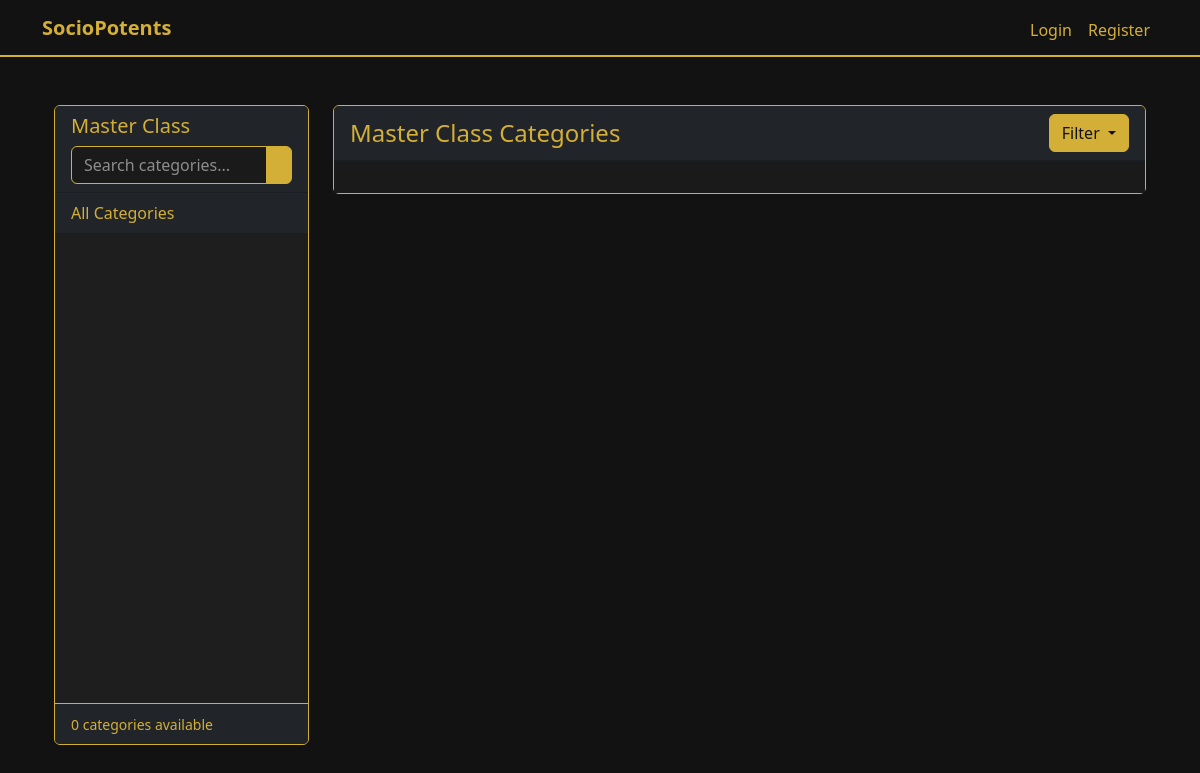
Page /master-class/ on the earlier database version.
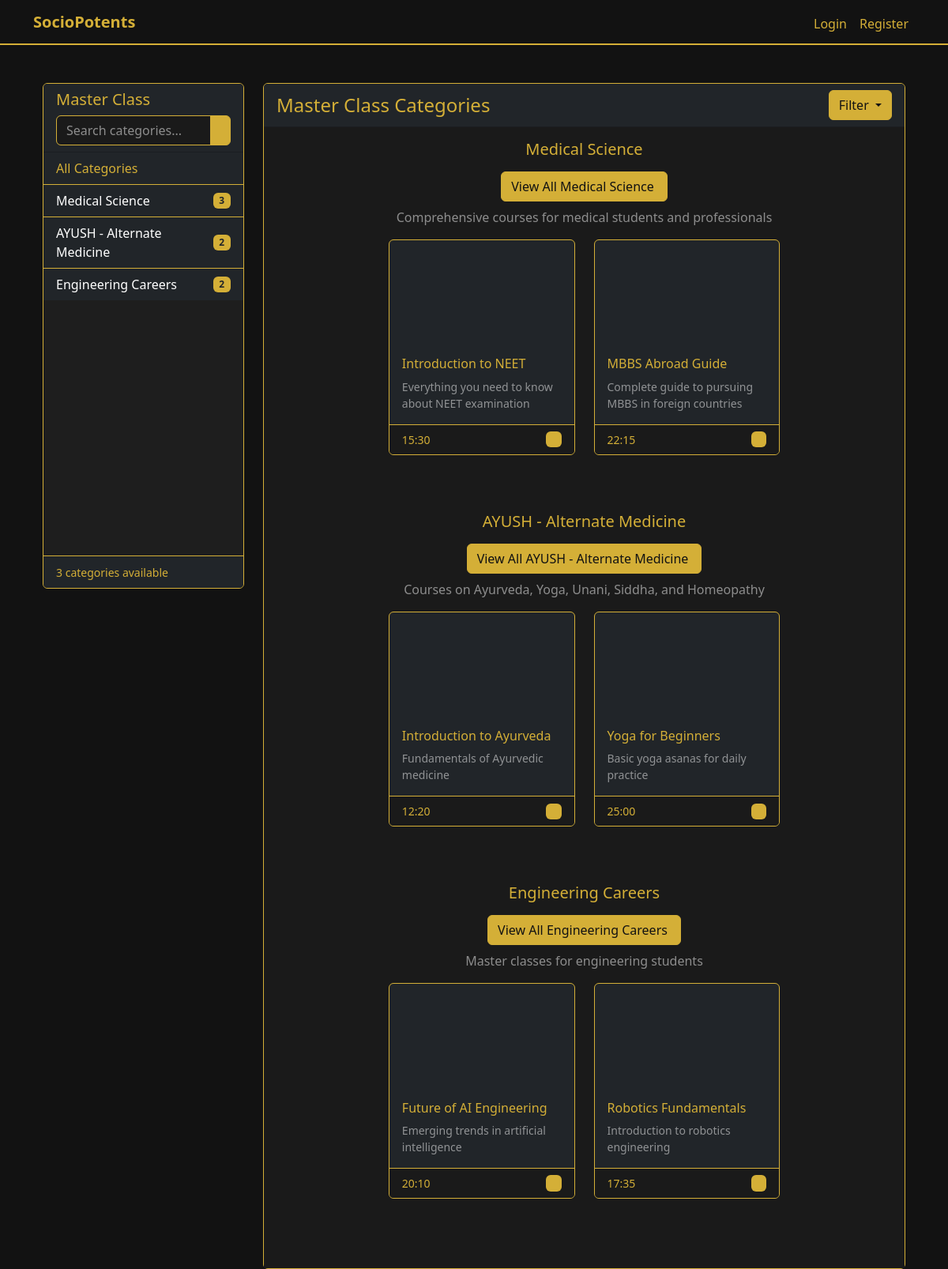
Same page on the later database version.
### career_site/models.py (models this page shows, shortened)
class MasterClassCategory(models.Model):
    title = models.CharField(max_length=100)
    description = models.TextField(blank=True)
    order = models.PositiveIntegerField(default=0)
    class Meta:
        verbose_name_plural = "Master Class Categories"
        ordering = ['order']

class MasterClassVideo(models.Model):
    category = models.ForeignKey(MasterClassCategory, on_delete=models.CASCADE, related_name='videos')
    title = models.CharField(max_length=200)
    youtube_id = models.CharField(max_length=20, help_text="YouTube video ID (11 characters)")
    description = models.TextField(blank=True)
    duration = models.CharField(max_length=20, blank=True)
    order = models.PositiveIntegerField(default=0)
    class Meta:
        ordering = ['order']

### career_site/views.py (the view)
# urls.py: path('master-class/', views.master_class_list, name='master_class_list'),
def master_class_list(request):
    categories = MasterClassCategory.objects.all()
    for category in categories:
        category.preview_videos = category.videos.all()[:2]
    return render(request, 'list.html', {'categories': categories})

### career_site/templates/list.html (shortened to what this page needs)
{% extends 'base.html' %}
{% block content %}
<div class="container-fluid mt-4">
    <div class="row">
        <div class="col-md-3">
            <div class="card border-gold mb-4" style="height: 80vh; display: flex; flex-direction: column;">
                <div class="card-header bg-dark text-gold">
                    <h5>Master Class</h5>
                    <div class="input-group mt-2">
                        <input type="text" class="form-control bg-darker text-white border-gold"
                            placeholder="Search categories..." id="contentSearch"
                            oninput="filterCategories()">
                        <button class="btn btn-gold" type="button">
                        </button>
                    </div>
                </div>
                <div class="list-group list-group-flush flex-grow-1 overflow-auto">
                    <a href="{% url 'master_class_list' %}"
                       class="list-group-item list-group-item-action bg-dark text-gold d-flex justify-content-between align-items-center search-item"
                       data-search-content="All Categories">
                        All Categories
                    </a>
                    {% for cat in categories %}
                    <a href="{% url 'master_class_detail' cat.id %}"
                       class="list-group-item list-group-item-action bg-dark text-white d-flex justify-content-between align-items-center search-item"
                       data-search-content="{{ cat.title }} {{ cat.description }}">
                        {{ cat.title }}
                        <span class="badge bg-gold text-dark">{{ cat.videos.count }}</span>
                    </a>
                    {% endfor %}
                </div>
                <div class="card-footer bg-dark border-gold">
                    <small class="text-gold">{{ categories.count }} categories available</small>
                </div>
            </div>
        </div>
        <div class="col-md-9">
            <div class="card border-gold">
                <div class="card-header bg-dark text-gold d-flex justify-content-between align-items-center">
                    <h4 class="mb-0">Master Class Categories</h4>
                    <div class="dropdown">
                        <button class="btn btn-gold dropdown-toggle" type="button" id="filterDropdown"
                                data-bs-toggle="dropdown" aria-expanded="false">
                             Filter
                        </button>
                    </div>
                </div>
                <div class="card-body bg-darker">
                    {% for category in categories %}
                    <div class="mb-5">
                        <div class="text-center mb-3">
                            <h5 class="text-gold">{{ category.title }}</h5>
                            <a href="{% url 'master_class_detail' category.id %}" class="btn btn-gold my-2">
                                View All {{ category.title }}
                            </a>
                            <p class="text-white-50 mb-0">{{ category.description }}</p>
                        </div>
                        <div class="container">
                            <div class="row justify-content-center">
                                {% for video in category.preview_videos %}
                                <div class="col-12 col-md-6 col-lg-4 mb-4">
                                    <div class="card h-100 border-gold bg-dark hover-gold mx-auto" style="max-width: 360px;">
                                        <div class="ratio ratio-16x9">
                                            <iframe src="https://www.youtube.com/embed/{{ video.youtube_id }}"
                                                    frameborder="0"
                                                    allow="accelerometer; autoplay; clipboard-write; encrypted-media; gyroscope; picture-in-picture"
                                                    allowfullscreen
                                                    class="rounded-top"></iframe>
                                        </div>
                                        <div class="card-body">
                                            <h6 class="card-title text-gold">{{ video.title }}</h6>
                                            <p class="card-text small text-white-50">{{ video.description|truncatewords:15 }}</p>
                                        </div>
                                        <div class="card-footer bg-darker border-gold d-flex justify-content-between align-items-center">
                                            <small class="text-gold">{{ video.duration }}</small>
                                            <span class="badge bg-gold text-dark">
                                            </span>
                                        </div>
                                    </div>
                                </div>
                                {% endfor %}
                            </div>
                        </div>
                    </div>
                    {% endfor %}
                </div>
            </div>
        </div>
    </div>
</div>
{% endblock %}

### career_site/templates/base.html (shortened to what this page needs)
<!DOCTYPE html>
<html lang="en">
<head>
    <link href="https://cdn.jsdelivr.net/npm/bootstrap@5.3.0/dist/css/bootstrap.min.css" rel="stylesheet">
</head>
<body>
    <nav class="navbar navbar-expand-lg navbar-dark">
        <div class="container">
            <a class="navbar-brand fw-bold" href="{% url 'home' %}">SocioPotents</a>
            <div class="collapse navbar-collapse" id="navbarNav">
                <ul class="navbar-nav">
                    {% if user.is_authenticated %}
                        <li class="nav-item">
                            <a class="nav-link" href="{% url 'profile' %}">Profile</a>
                        </li>
                        <li class="nav-item">
                            <form method="post" action="{% url 'logout' %}" class="d-inline">
                                {% csrf_token %}
                                <button type="submit" class="nav-link btn btn-link" style="padding: 8px 0;">
                                    Logout
                                </button>
                            </form>
                        </li>
                    {% else %}
                        <li class="nav-item">
                            <a class="nav-link" href="{% url 'login' %}">Login</a>
                        </li>
                        <li class="nav-item">
                            <a class="nav-link" href="{% url 'register' %}">Register</a>
                        </li>
                    {% endif %}
                </ul>
            </div>
        </div>
    </nav>
    <div class="container mt-4">
        {% block content %}{% endblock %}
    </div>
</body>
</html>

### career_site/templates/base.html (style rules this page uses)
:root { --gold: #D4AF37; --dark-gold: #B7950B; --black: #121212; --dark-gray: #1E1E1E; --light-gray: #2E2E2E; }
body { background-color: var(--black); color: white; min-height: 100vh; display: flex; flex-direction: column; }
.navbar { background-color: var(--black) !important; border-bottom: 2px solid var(--gold); }
.navbar-brand, .nav-link { color: var(--gold) !important; position: relative; padding-bottom: 0.25rem !important; transition: color 0.3s ease; }
.nav-link::after { content: ''; position: absolute; bottom: -2px; left: 50%; transform: translateX(-50%); width: 0; height: 2px; background-color: var(--gold); transition: width 0.3s ease; }
.card { background-color: var(--dark-gray); border: 1px solid var(--gold); transition: transform 0.3s ease, box-shadow 0.3s ease; color: white; }
.card-title { color: var(--gold); }
.list-group-item { background-color: var(--light-gray); color: white; border-color: var(--gold); }
.form-control { background-color: var(--light-gray); border-color: var(--gold); color: white; transition: border-color 0.3s ease, box-shadow 0.3s ease; }
.form-control::placeholder { color: rgba(255, 255, 255, 0.5); }
a { color: var(--gold); text-decoration: none; transition: color 0.3s ease; }

### career_site/templates/list.html (style rules this page uses)
.bg-darker { background-color: #1a1a1a; }
.border-gold { border-color: #D4AF37 !important; }
.text-gold { color: #D4AF37 !important; }
.btn-gold { background-color: #D4AF37; color: #121212; border-color: #D4AF37; }
.bg-gold { background-color: #D4AF37 !important; }
.overflow-auto { overflow-y: auto; scrollbar-width: thin; scrollbar-color: #D4AF37 #1a1a1a; }

Differences in the rows shown:
added MasterClassCategory: title "Medical Science", videos.count "3", description "Comprehensive courses for medical students and professionals"
added MasterClassCategory: title "AYUSH - Alternate Medicine", videos.count "2", description "Courses on Ayurveda, Yoga, Unani, Siddha, and Homeopathy"
added MasterClassCategory: title "Engineering Careers", videos.count "2", description "Master classes for engineering students"
added MasterClassVideo: title "Introduction to NEET", description "Everything you need to know about NEET examination", duration "15:30", shown under "Medical Science"
added MasterClassVideo: title "MBBS Abroad Guide", description "Complete guide to pursuing MBBS in foreign countries", duration "22:15", shown under "Medical Science"
added MasterClassVideo: title "Introduction to Ayurveda", description "Fundamentals of Ayurvedic medicine", duration "12:20", shown under "AYUSH - Alternate Medicine"
added MasterClassVideo: title "Yoga for Beginners", description "Basic yoga asanas for daily practice", duration "25:00", shown under "AYUSH - Alternate Medicine"
added MasterClassVideo: title "Future of AI Engineering", description "Emerging trends in artificial intelligence", duration "20:10", shown under "Engineering Careers"
added MasterClassVideo: title "Robotics Fundamentals", description "Introduction to robotics engineering", duration "17:35", shown under "Engineering Careers"
Other differences:
{{ categories.count }}: "0" → "3"
